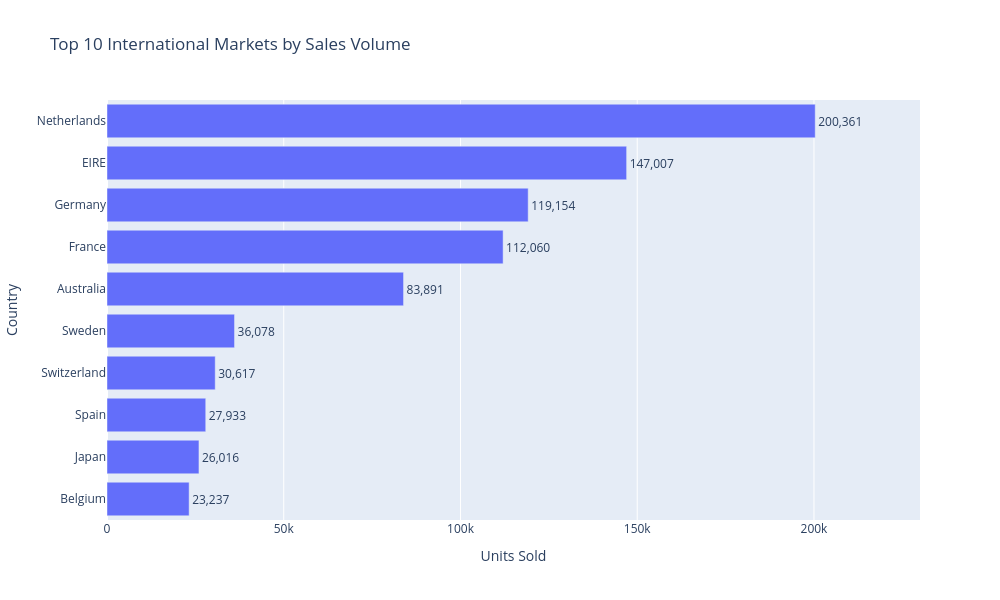

This figure's notebook cell:
### Code cell
fig = px.bar(
    top_international_sales_volume,
    x="Quantity",
    y="Country",
    orientation="h",
    title="Top 10 International Markets by Sales Volume",
    labels={"Quantity": "Units Sold", "Country": "Country"},
    text="Quantity",
)

fig.update_traces(texttemplate="%{text:,.0f}", textposition="outside")

fig.update_layout(yaxis={"categoryorder": "total ascending"}, width=1000, height=600)

fig.update_xaxes(range=[0, 230000])

fig.show()

### Figure 1 — Plotly figure (JSON) as saved in the notebook; plotly's stock layout.template omitted (floating-point values rounded to 4 significant figures)
{"data": [{"hovertemplate": "Units Sold=%{text}<br>Country=%{y}<extra></extra>", "legendgroup": "", "marker": {"color": "#636efa", "pattern": {"shape": ""}}, "name": "", "orientation": "h", "showlegend": false, "text": [200400.0, 147000.0, 119200.0, 112100.0, 83890.0, 36080.0, 30620.0, 27930.0, 26020.0, 23240.0], "textposition": "outside", "texttemplate": "%{text:,.0f}", "type": "bar", "x": [200361, 147007, 119154, 112060, 83891, 36078, 30617, 27933, 26016, 23237], "xaxis": "x", "y": ["Netherlands", "EIRE", "Germany", "France", "Australia", "Sweden", "Switzerland", "Spain", "Japan", "Belgium"], "yaxis": "y"}], "layout": {"barmode": "relative", "height": 600, "legend": {"tracegroupgap": 0}, "title": {"text": "Top 10 International Markets by Sales Volume"}, "width": 1000, "xaxis": {"anchor": "y", "domain": [0, 1], "range": [0, 230000], "title": {"text": "Units Sold"}}, "yaxis": {"anchor": "x", "categoryorder": "total ascending", "domain": [0, 1], "title": {"text": "Country"}}}}
